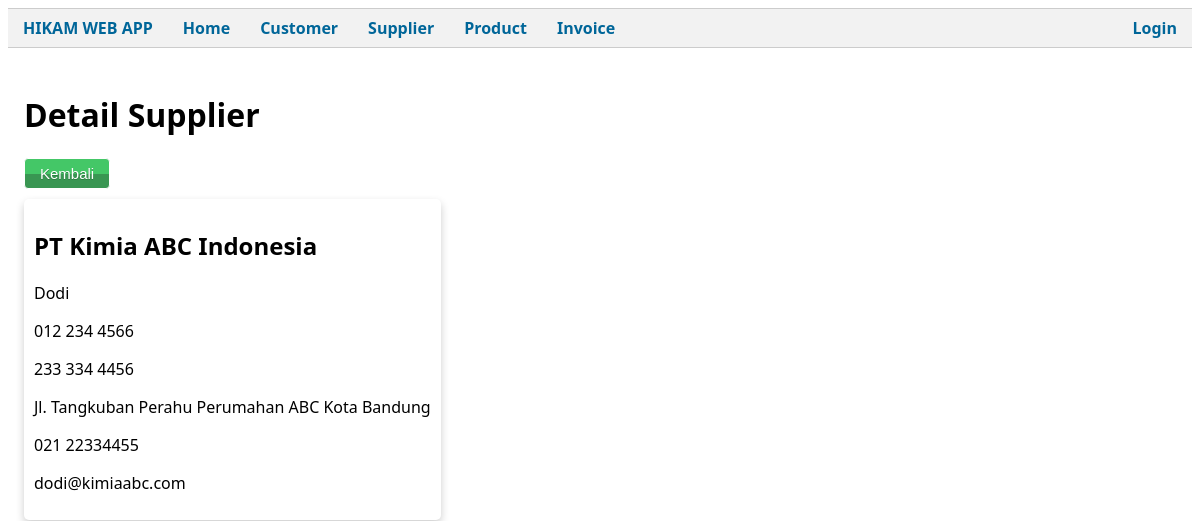
Screenshot of /public/Supplier/detail/2001 with the database file from the repository.
### tables this page shows
CREATE TABLE `supplier` (
  `supplier_id` int(11) NOT NULL,
  `supplier_name` varchar(255) NOT NULL,
  `sales_name` varchar(255) NOT NULL,
  `norek1` varchar(255) NOT NULL,
  `norek2` varchar(255) NOT NULL,
  `alamat1` varchar(255) NOT NULL,
  `alamat2` varchar(255) NOT NULL,
  `no_telp1` varchar(255) NOT NULL,
  `no_telp2` varchar(255) NOT NULL,
  `email` varchar(255) NOT NULL
);

### app/core/Controller.php (called while the page is built, shortened)
<?php
class Controller
{
    public function view($view, $data = [])
    {
        require_once('../app/views/' . $view . '.php');
    }
    public function model($model)
    {
        return new $model;
    }
}

### app/controllers/Supplier.php (called while the page is built, shortened)
<?php
class Supplier extends Controller
{
    public function detail($supplier_id)
    {
        $data['judul'] = "Detail Supplier";
        $data['sup'] = $this->model('Supplier_model')->getSupplierById($supplier_id);
        $this->view('supplier/detail', $data);
    }
}

### app/core/App.php (called while the page is built, shortened)
<?php
class App
{
    protected $method = 'index';
    protected $params = [];
    public function __construct()
    {
        $url = $this->parseURL();
        if (isset($url[0])) {
            if (file_exists('../app/controllers/' . $url[0] . '.php')) {
                unset($url[0]);
            }
        }
        $this->controller = new $this->controller;
        if (isset($url[1])) {
            if (method_exists($this->controller, $url[1])) {
                $this->method = $url[1];
                unset($url[1]);
            }
        }
        if (!empty($url)) {
            $this->params = array_values($url);
        }
        call_user_func_array([$this->controller, $this->method], $this->params);
    }
    public function parseURL()
    {
        if (isset($_GET['url'])) {
            $url = rtrim($_GET['url'], '/');
            $url = filter_var($url, FILTER_SANITIZE_URL);
            $url = explode('/', $url);
            return $url;
        }
    }
}

### public/index.php (called while the page is built, shortened)
<?php
$app = new App;

### app/core/Database.php (called while the page is built, shortened)
<?php
class Database
{
    private $host = DB_HOST;
    private $db_name = DB_NAME;
    private $user = DB_USER;
    private $pass = DB_PASS;
    private $dbh;
    private $stmt;
    public function __construct()
    {
        $dsn =  'mysql:host=' . $this->host . ';dbname=' . $this->db_name;
        $option = [
            PDO::ATTR_PERSISTENT => true,
            PDO::ATTR_ERRMODE => PDO::ERRMODE_EXCEPTION
        ];
        try {
            $this->dbh = new PDO($dsn, $this->user, $this->pass, $option);
        } catch (PDOException $e) {
            die($e->getMessage());
        }
    }
    public function query($query)
    {
        $this->stmt = $this->dbh->prepare($query);
    }
    public function bind($param, $value, $type = null)
    {
        if (is_null($type)) {
            switch (true) {
                default:
                    $type = PDO::PARAM_STR;
            }
        }
        $this->stmt->bindValue($param, $value, $type);
    }
    public function execute()
    {
        $this->stmt->execute();
    }
    public function single()
    {
        $this->execute();
        return $this->stmt->fetch(PDO::FETCH_ASSOC);
    }
}

### app/models/Supplier_model.php (called while the page is built, shortened)
<?php
class Supplier_model
{
    private $table = "supplier";
    private $db;
    public function __construct()
    {
        $this->db = new Database;
    }
    public function getSupplierById($supplier_id)
    {
        $this->db->query('SELECT * FROM ' . $this->table . ' WHERE supplier_id=:supplier_id');
        $this->db->bind('supplier_id', $supplier_id);
        return $this->db->single();
    }
}

### app/views/supplier/detail.php (the view, shortened to what this page needs)
<div class="container">
    <br>
    <h1>Detail Supplier</h1>
    <a href="<?= BASEURL; ?>/Supplier" class="editButton">Kembali</a>
    <br>
    <div class="card">
        <h2><?= $data['sup']['supplier_name']; ?></h2>
        <p><?= $data['sup']['sales_name']; ?></p>
        <p><?= $data['sup']['norek1']; ?></p>
        <p><?= $data['sup']['norek2']; ?></p>
        <p><?= $data['sup']['alamat1']; ?></p>
        <p><?= $data['sup']['no_telp1']; ?></p>
        <p><?= $data['sup']['email']; ?></p>
    </div>
</div>

### public/css/style.css (style rules this page uses)
body { font-family: "Segoe UI", Tahoma, Geneva, Verdana, sans-serif; background-color: #fff; }
.container { padding: 2px 16px; content: ""; display: table; clear: both; }
.editButton { margin-bottom: 10px; box-shadow: inset 0px 39px 0px -24px #44c767; background-color: #399652; border-radius: 4px; border: 1px solid #ffffff; display: inline-block; cursor: pointer; color: #ffffff; font-family: Arial; font-size: 15px; padding: 6px 15px; text-decoration: none; text-shadow: 0px 1px 0px #2d7e42; }
.card { box-shadow: 0 4px 8px 0 rgba(0, 0, 0, 0.2); transition: 0.3s; padding: 10px; border-radius: 5px; }

### rows the page displays
supplier: supplier_name "PT Kimia ABC Indonesia", sales_name "Dodi", norek1 "012 234 4566", norek2 "233 334 4456", alamat1 "Jl. Tangkuban Perahu Perumahan ABC Kota Bandung", no_telp1 "021 22334455", email "dodi@kimiaabc.com"
